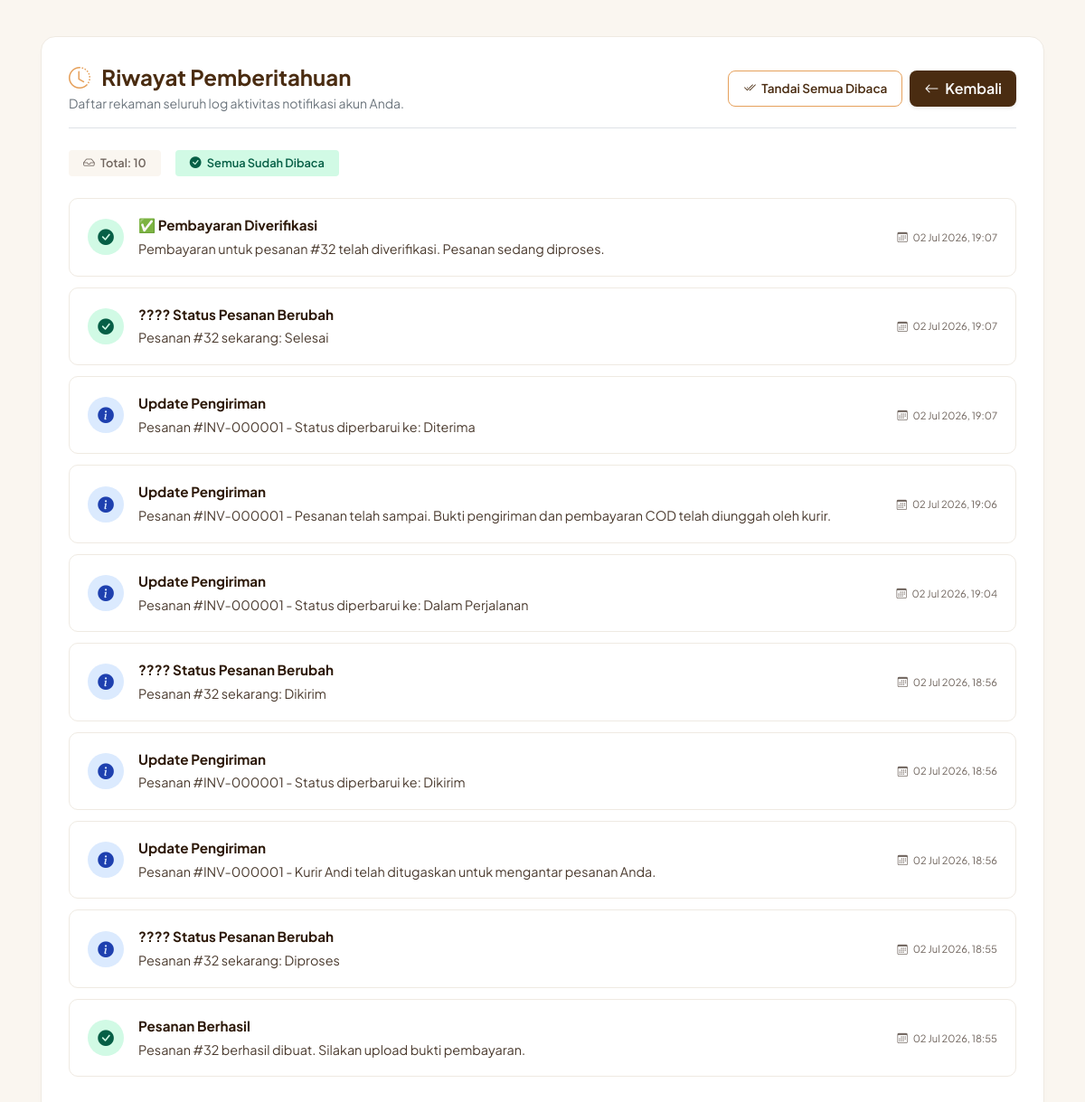
Page /index.php/pembeli/dashboard/history on the committed database.
### tables this page shows
CREATE TABLE `tb_notifikasi` (
  `id_notifikasi` int(11) NOT NULL,
  `id_user` int(11) NOT NULL,
  `isi_notifikasi` text NOT NULL,
  `status_baca` enum('0','1') NOT NULL DEFAULT '0',
  `tanggal_buat` datetime NOT NULL DEFAULT current_timestamp(),
  `judul` varchar(100) DEFAULT NULL,
  `link` varchar(255) DEFAULT NULL,
  `icon` varchar(50) DEFAULT 'info'
);

### application/controllers/pembeli/Dashboard.php (called while the page is built, shortened)
<?php
class Dashboard extends CI_Controller
{
	public function __construct()
	{
		if (!$this->session->userdata('id_user')) {
			$this->session->set_userdata([
				'id_user' => 3,
				'role' => 'Pembeli',
				'nama' => 'Test Pembeli'
			]);
		}
		$this->load->model('Notifikasi_model');
	}
	public function history()
	{
		$id_user = $this->session->userdata('id_user');
		$data['notifikasi'] = $this->Notifikasi_model->get_unread_notif($id_user);
		$data['history'] = $this->Notifikasi_model->get_all_notif($id_user);
		$data['unread_count'] = $this->Notifikasi_model->count_unread($id_user);
		$data['role'] = 'Pembeli';
		$this->load->view('template/v_notif_history', $data);
	}
}

### index.php (called while the page is built, shortened)
<?php
require_once BASEPATH . 'core/CodeIgniter.php';

### application/models/Notifikasi_model.php (called while the page is built, shortened)
<?php
class Notifikasi_model extends CI_Model
{
	public function get_unread_notif($id_user, $limit = null)
	{
		$this->db->where('id_user', $id_user);
		$this->db->where('status_baca', 0);
		$this->db->order_by('tanggal_buat', 'DESC');
		return $this->db->get('tb_notifikasi')->result_array();
	}
	public function get_all_notif($id_user, $limit = null, $offset = null)
	{
		$this->db->where('id_user', $id_user);
		$this->db->order_by('tanggal_buat', 'DESC');
		return $this->db->get('tb_notifikasi')->result_array();
	}
	public function count_unread($id_user)
	{
		$this->db->where('id_user', $id_user);
		$this->db->where('status_baca', 0);
		return $this->db->count_all_results('tb_notifikasi');
	}
}

### application/views/template/v_notif_history.php (the view, shortened to what this page needs)
<!DOCTYPE html>
<html lang="id">
<head>
    <link rel="stylesheet" href="https://cdn.jsdelivr.net/npm/bootstrap@4.6.2/dist/css/bootstrap.min.css">
    <link rel="stylesheet" href="https://cdn.jsdelivr.net/npm/bootstrap-icons@1.11.3/font/bootstrap-icons.min.css">
</head>
<body>
<div class="container">
    <div class="box-container">
        <div class="d-flex justify-content-between align-items-center border-bottom pb-3 mb-4 flex-wrap" style="border-color: rgba(74,44,17,0.08);">
            <div>
                <h4 class="font-weight-bold mb-1" style="color: var(--roasted-brown);">
                    <i class="bi bi-clock-history mr-2" style="color: var(--amber-cream);"></i> Riwayat Pemberitahuan
                </h4>
                <p class="text-muted small mb-0">Daftar rekaman seluruh log aktivitas notifikasi akun Anda.</p>
            </div>
            <div class="d-flex gap-2 mt-2 mt-md-0" style="gap: 8px;">
                <?php if(!empty($history)): ?>
                    <button class="mark-all-btn" id="markAllReadBtn">
                        <i class="bi bi-check2-all mr-1"></i> Tandai Semua Dibaca
                    </button>
                <?php endif; ?>
                <a href="<?= base_url($this->session->userdata('role').'/dashboard'); ?>" class="back-btn shadow-sm">
                    <i class="bi bi-arrow-left mr-1"></i> Kembali
                </a>
            </div>
        </div>
        <?php if(!empty($history)):
            $total = count($history);
            $unread = 0;
        ?>
            <div class="d-flex flex-wrap gap-3 mb-4" style="gap: 16px;">
                <span class="badge" style="background: var(--bg-cream); color: var(--text-secondary); padding: 8px 16px; font-weight:600; font-size:0.8rem;">
                    <i class="bi bi-inbox mr-1"></i> Total: <?= $total; ?>
                </span>
                <?php if($unread > 0): ?>
                    <span class="badge" style="background: #FEF3C7; color: #92400E; padding: 8px 16px; font-weight:600; font-size:0.8rem;">
                        <i class="bi bi-envelope-fill mr-1"></i> Belum Dibaca: <?= $unread; ?>
                    </span>
                <?php else: ?>
                    <span class="badge" style="background: #D1FAE5; color: #065F46; padding: 8px 16px; font-weight:600; font-size:0.8rem;">
                        <i class="bi bi-check-circle-fill mr-1"></i> Semua Sudah Dibaca
                    </span>
                <?php endif; ?>
            </div>
        <?php endif; ?>
        <div class="list-group mt-3">
            <?php if(!empty($history)): ?>
                <?php foreach($history as $h):
                    if (is_object($h)) {
                        $is_read = $h->status_baca ?? 0;
                        $icon_type = $h->icon ?? 'default';
                        $judul = $h->judul ?? 'Notifikasi';
                        $isi = $h->isi_notifikasi ?? $h->pesan ?? '';
                        $tanggal = isset($h->tanggal_buat) ? date('d M Y, H:i', strtotime($h->tanggal_buat)) :
                                   (isset($h->created_at) ? date('d M Y, H:i', strtotime($h->created_at)) : '');
                        $link = $h->link ?? '#';
                        $id_notif = $h->id_notifikasi ?? 0;
                    } else {
                        $is_read = $h['status_baca'] ?? 0;
                        $icon_type = $h['icon'] ?? 'default';
                        $judul = $h['judul'] ?? 'Notifikasi';
                        $isi = $h['isi_notifikasi'] ?? $h['pesan'] ?? '';
                        $tanggal = isset($h['tanggal_buat']) ? date('d M Y, H:i', strtotime($h['tanggal_buat'])) :
                                   (isset($h['created_at']) ? date('d M Y, H:i', strtotime($h['created_at'])) : '');
                        $link = $h['link'] ?? '#';
                        $id_notif = $h['id_notifikasi'] ?? 0;
                    }
                    $icon_map = [
                        'success' => 'bi-check-circle-fill',
                        'warning' => 'bi-exclamation-triangle-fill',
                        'danger' => 'bi-x-circle-fill',
                        'info' => 'bi-info-circle-fill',
                        'primary' => 'bi-star-fill',
                        'default' => 'bi-envelope-fill'
                    ];
                    $icon_class = $icon_map[$icon_type] ?? 'bi-envelope-fill';
                    $role = $this->session->userdata('role');
                    $read_url = base_url($role . '/dashboard/read/' . $id_notif . '?redirect=' . urlencode($link));
                ?>
                    <a class="notif-item <?= $is_read == 0 ? 'unread' : 'read'; ?>"
                       href="<?= $read_url; ?>">
                        <div class="d-flex align-items-center flex-wrap" style="flex: 1; min-width: 0;">
                            <div class="icon-circle notif-icon-<?= $icon_type; ?> mr-3">
                                <i class="bi <?= $icon_class; ?>"></i>
                            </div>
                            <div style="flex: 1; min-width: 0;">
                                <?php if(!empty($judul)): ?>
                                    <div class="notif-judul">
                                        <?= htmlspecialchars($judul); ?>
                                    </div>
                                <?php endif; ?>
                                <div class="notif-isi">
                                    <?= htmlspecialchars($isi); ?>
                                </div>
                            </div>
                        </div>
                        <div class="notif-tanggal">
                            <i class="bi bi-calendar3 mr-1"></i>
                            <?= $tanggal; ?>
                        </div>
                    </a>
                <?php endforeach; ?>
            <?php endif; ?>
        </div>
    </div>
</div>
</body>
</html>

### application/views/template/v_notif_history.php (style rules this page uses)
:root { --roasted-brown: #4A2C11; --dark-coffee: #2C1808; --amber-cream: #E6A15C; --bg-cream: #FAF6F0; --card-white: #FFFFFF; --text-secondary: #70655E; }
body { font-family: 'Plus Jakarta Sans', sans-serif; background-color: var(--bg-cream); color: var(--dark-coffee); }
.box-container { background: var(--card-white); border: 1px solid #EFEAE2; border-radius: 16px; box-shadow: 0 4px 15px rgba(0,0,0,0.01); padding: 30px; margin-top: 40px; }
.notif-item { border: 1px solid #EFEAE2; border-radius: 10px; transition: all 0.2s ease; padding: 18px 20px; display: flex; align-items: center; justify-content: space-between; margin-bottom: 12px; text-decoration: none; color: inherit; cursor: pointer; }
.notif-item.read { background-color: var(--card-white); border-color: #EFEAE2; }
.back-btn { background-color: var(--roasted-brown); color: white; font-weight: 600; border-radius: 8px; padding: 8px 16px; transition: opacity 0.2s; text-decoration: none; }
.mark-all-btn { background: transparent; border: 1px solid var(--amber-cream); color: var(--roasted-brown); border-radius: 8px; padding: 8px 16px; font-weight: 600; font-size: 0.85rem; transition: all 0.2s; cursor: pointer; }
.notif-icon-success { background: #D1FAE5; color: #065F46; }
.notif-icon-info { background: #DBEAFE; color: #1E40AF; }
.icon-circle { width: 40px; height: 40px; min-width: 40px; border-radius: 50%; display: flex; align-items: center; justify-content: center; font-size: 1.1rem; }
.notif-judul { font-weight: 700; color: var(--dark-coffee); font-size: 0.95rem; margin-bottom: 4px; }
.notif-isi { color: #4a3a2e; font-size: 0.9rem; word-wrap: break-word; line-height: 1.5; }
.notif-tanggal { font-size: 0.7rem; color: var(--text-secondary); min-width: 130px; text-align: right; }

### rows in the picture
tb_notifikasi: judul "✅ Pembayaran Diverifikasi", isi_notifikasi "Pembayaran untuk pesanan #32 telah diverifikasi. Pesanan sedang diproses.", tanggal_buat "02 Jul 2026, 19:07"
tb_notifikasi: judul "???? Status Pesanan Berubah", isi_notifikasi "Pesanan #32 sekarang: Selesai", tanggal_buat "02 Jul 2026, 19:07"
tb_notifikasi: judul "Update Pengiriman", isi_notifikasi "Pesanan #INV-000001 - Status diperbarui ke: Diterima", tanggal_buat "02 Jul 2026, 19:07"
tb_notifikasi: judul "Update Pengiriman", isi_notifikasi "Pesanan #INV-000001 - Pesanan telah sampai. Bukti pengiriman dan pembayaran COD telah diunggah oleh kurir.", tanggal_buat "02 Jul 2026, 19:06"
tb_notifikasi: judul "Update Pengiriman", isi_notifikasi "Pesanan #INV-000001 - Status diperbarui ke: Dalam Perjalanan", tanggal_buat "02 Jul 2026, 19:04"
tb_notifikasi: judul "???? Status Pesanan Berubah", isi_notifikasi "Pesanan #32 sekarang: Dikirim", tanggal_buat "02 Jul 2026, 18:56"
tb_notifikasi: judul "Update Pengiriman", isi_notifikasi "Pesanan #INV-000001 - Status diperbarui ke: Dikirim", tanggal_buat "02 Jul 2026, 18:56"
tb_notifikasi: judul "Update Pengiriman", isi_notifikasi "Pesanan #INV-000001 - Kurir Andi telah ditugaskan untuk mengantar pesanan Anda.", tanggal_buat "02 Jul 2026, 18:56"
tb_notifikasi: judul "???? Status Pesanan Berubah", isi_notifikasi "Pesanan #32 sekarang: Diproses", tanggal_buat "02 Jul 2026, 18:55"
tb_notifikasi: judul "Pesanan Berhasil", isi_notifikasi "Pesanan #32 berhasil dibuat. Silakan upload bukti pembayaran.", tanggal_buat "02 Jul 2026, 18:55"

### other values in the picture
$total "10"
